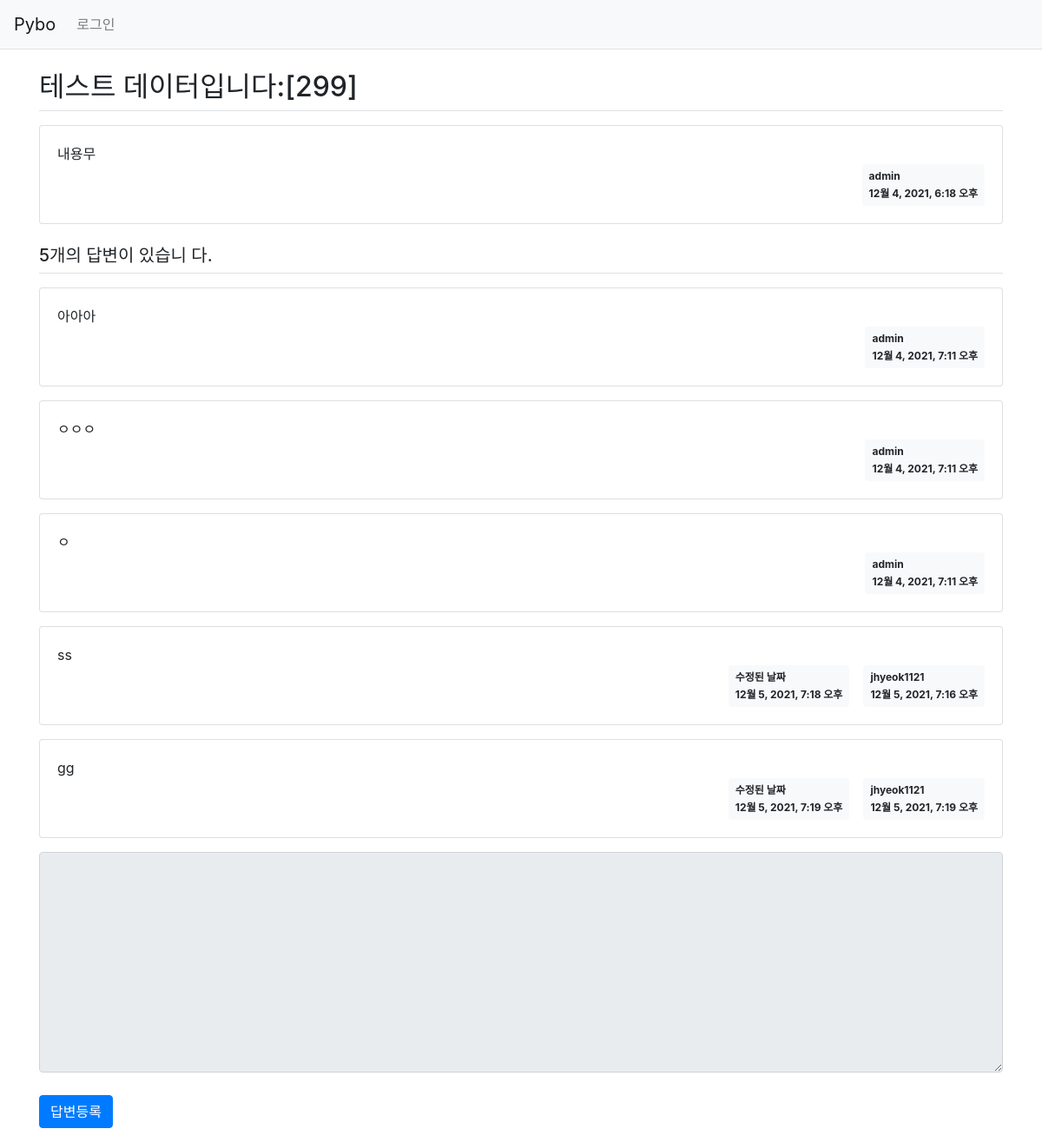
/pybo/304/, run on the app's committed database.
### pybo/models.py (models this page shows, shortened)
class Question(models.Model):
    author = models.ForeignKey(User, on_delete=models.CASCADE)
    subject = models.CharField(max_length=200)
    content = models.TextField()
    create_date = models.DateTimeField()
    modify_date = models.DateTimeField(null=True, blank=True)

class Answer(models.Model):
    author = models.ForeignKey(User, on_delete=models.CASCADE)
    question = models.ForeignKey(Question, on_delete=models.CASCADE)
    content = models.TextField()
    create_date = models.DateTimeField()
    modify_date = models.DateTimeField(null=True, blank=True)

### pybo/views.py (the view)
# urls.py: path('<int:question_id>/', views.detail, name='detail'),
def detail(request, question_id):
    question = get_object_or_404(Question, pk=question_id)
    context = {'question': question}
    return render(request, 'pybo/question_detail.html', context)

### templates/pybo/question_detail.html (shortened to what this page needs)
{% extends 'base.html' %}
{% block content %}
<div class="container my-3">
<h2 class="border-bottom py-2">{{ question.subject }}</h2> <div class="card my-3">
<div class="card-body">
<div class="card-text" style="white-space: pre-line;">{{ question.content }}</div> <div class="d-flex justify-content-end">
<div class="badge badge-light p-2 text-left">
    <div class="mb-2">{{ question.author.username }}</div>
    <div>{{ question.create_date }}</div>
</div>
</div>
</div> </div>
<h5 class="border-bottom my-3 py-2">{{question.answer_set.count}}개의 답변이 있습니 다.</h5>
{% for answer in question.answer_set.all %}
    <div class="card my-3">
<div class="card-body">
<div class="card-text" style="white-space: pre-line;">{{ answer.content }}</div> <div class="d-flex justify-content-end">
{% if answer.modify_date %}
<div class="badge badge-light p-2 text-left mx-3">
<div class="mb-2">수정된 날짜</div>
<div>{{ answer.modify_date }}</div> </div>
{% endif %}
<div class="badge badge-light p-2 text-left">
<div class="mb-2">{{ answer.author.username }}</div>
    <div>{{ answer.create_date }}</div>
</div> </div>
</div> </div>
{% endfor %}
<form action="{% url 'pybo:answer_create' question.id %}" method="post" class="my-3">
<div class="form-group">
<textarea {% if not user.is_authenticated %}disabled{% endif %} name="content" id="content" class="form-control" rows="10"></textarea> </div>
<input type="submit" value="답변등록" class="btn btn-primary"> </form>
</div>
{% endblock %}

### static/style.css (style rules this page uses)
textarea { width:100%; }
input[type=submit] { margin-top:10px; }

### data on the page
Question: subject "테스트 데이터입니다:[299]", content "내용무", author.username "admin", create_date "12월 4, 2021, 6:18 오후", answer_set.count "5"
Answer: content "아아아", author.username "admin", create_date "12월 4, 2021, 7:11 오후"
Answer: content "ㅇㅇㅇ", author.username "admin", create_date "12월 4, 2021, 7:11 오후"
Answer: content "ㅇ", author.username "admin", create_date "12월 4, 2021, 7:11 오후"
Answer: content "ss", modify_date "12월 5, 2021, 7:18 오후", author.username "jhyeok1121", create_date "12월 5, 2021, 7:16 오후"
Answer: content "gg", modify_date "12월 5, 2021, 7:19 오후", author.username "jhyeok1121", create_date "12월 5, 2021, 7:19 오후"
